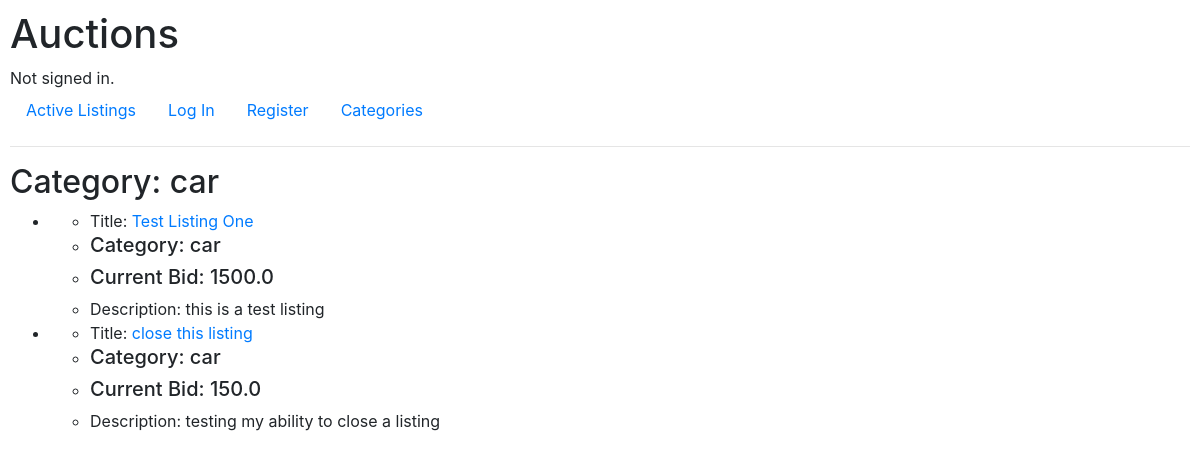
/categories/car, run on the app's committed database.
### auctions/models.py (models this page shows)
class Listing(models.Model):
    title = models.CharField(max_length=100)
    description = models.TextField()
    startingBid = models.FloatField()
    category = models.CharField(max_length=100)
    image = models.URLField()
    currentBid = models.FloatField()
    highestBidder = models.ForeignKey("User", on_delete=models.DO_NOTHING, null = True, related_name="highestBidder")
    creator = models.ForeignKey("User", on_delete=models.CASCADE, null=True, related_name="creator")
    active = models.BooleanField(default=True)
    winner = models.ForeignKey("User", on_delete=models.DO_NOTHING, null=True, related_name="winner")
    comments = models.ManyToManyField(Comment, null=True)

### auctions/views.py (the view)
# urls.py: path("categories/<str:category>", views.categoryPage, name="categoryPage"),
def categoryPage(request, category):
    context = {"category": category} # going to display a list of every listing that has this as a category
    listingsInCategory = []
    allListings = models.Listing.objects.all()
    for listing in allListings:
        if listing.category.lower() == category.lower():
            listingsInCategory.append(listing)
    context["listingsInCategory"] = listingsInCategory
    return render(request, "auctions/categoryPage.html", context)

### auctions/templates/auctions/categoryPage.html (shortened to what this page needs)
{% extends "auctions/layout.html" %}
{% block body %}
    <h2>Category: {{category}}</h2>
    <ul>
        {% for listing in listingsInCategory %}
            <li>
                <ul>
                    <li>Title: <a href="">{{listing.title}}</a></li>
                    <li><h5>Category: {{listing.category}}</h5></li>
                    <li><h5>Current Bid: {{listing.currentBid}}</h5></li>
                    <li>Description: {{listing.description}}</li>
                </ul>
            </li>
        {% endfor %}
    </ul>
{% endblock %}

### auctions/static/auctions/styles.css (style rules this page uses)
body { padding: 10px; }

### data on the page
Listing: title "Test Listing One", category "car", currentBid "1500.0", description "this is a test listing"
Listing: title "close this listing", category "car", currentBid "150.0", description "testing my ability to close a listing"

### other printed values
{{ category }} "car"
